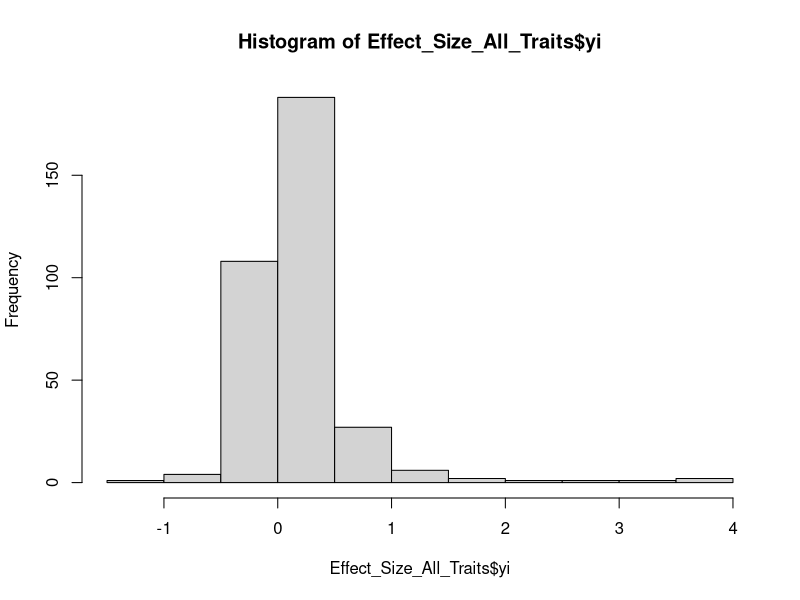
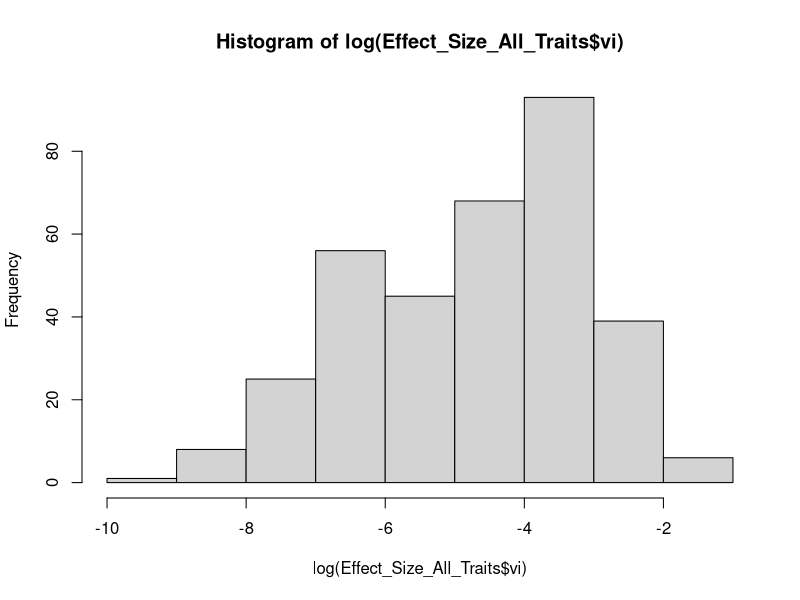
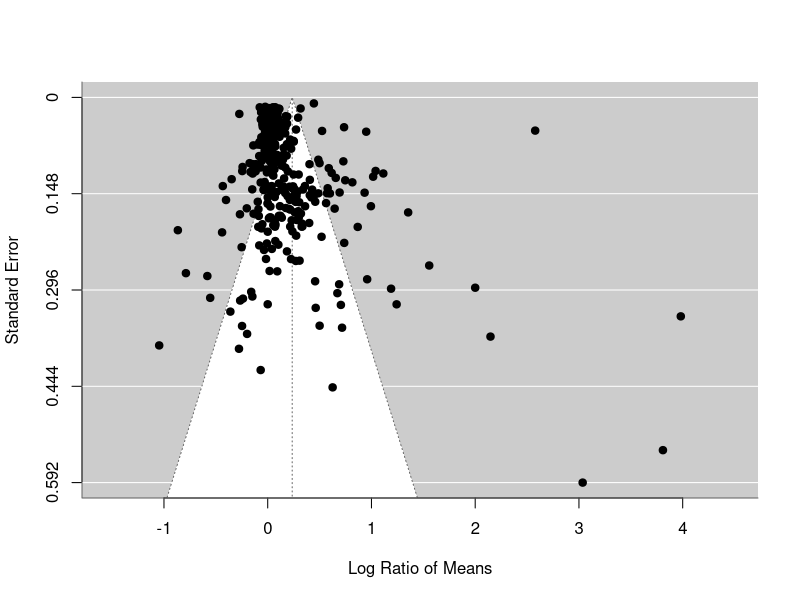
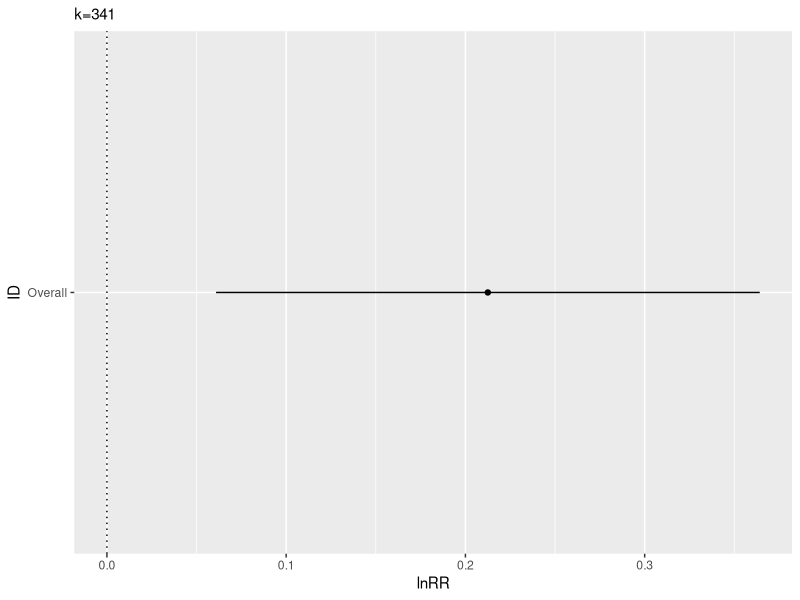
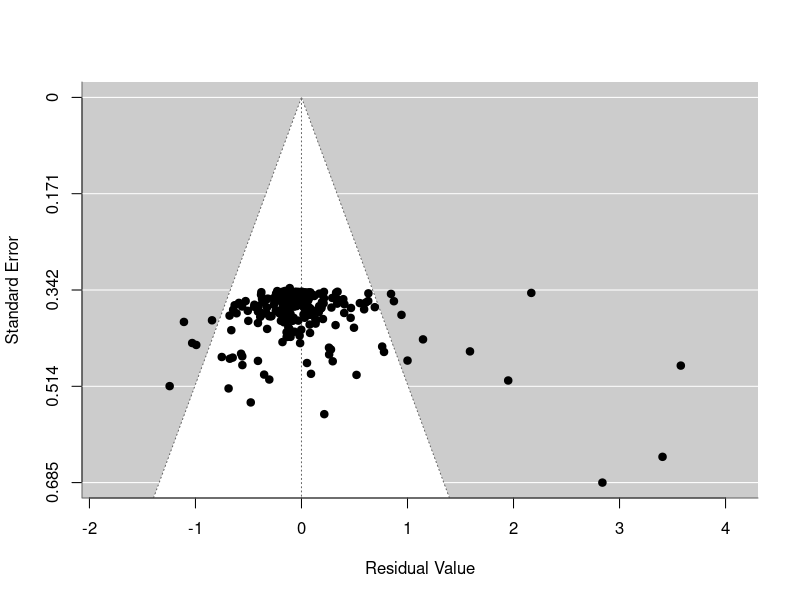
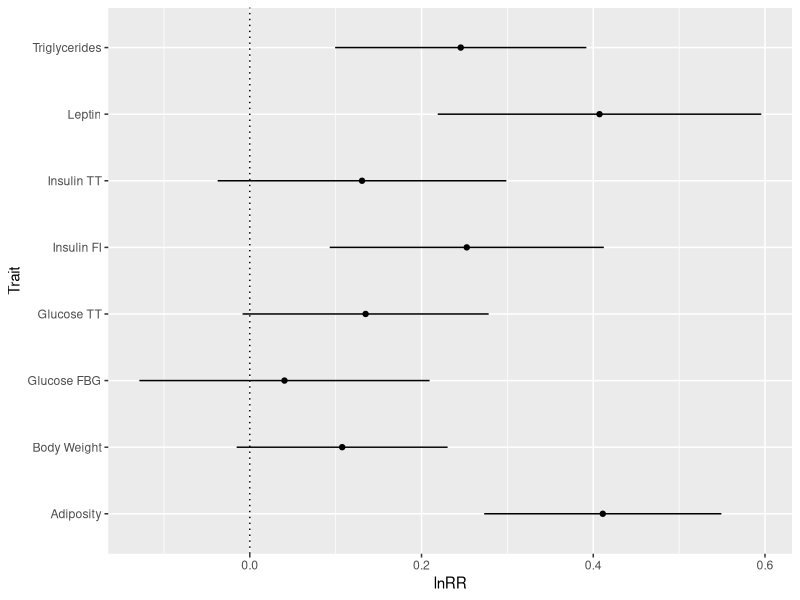
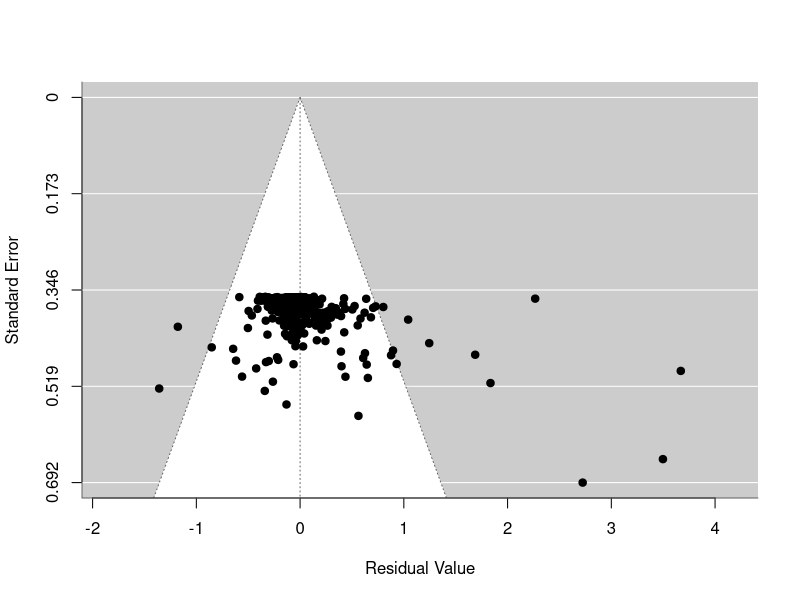
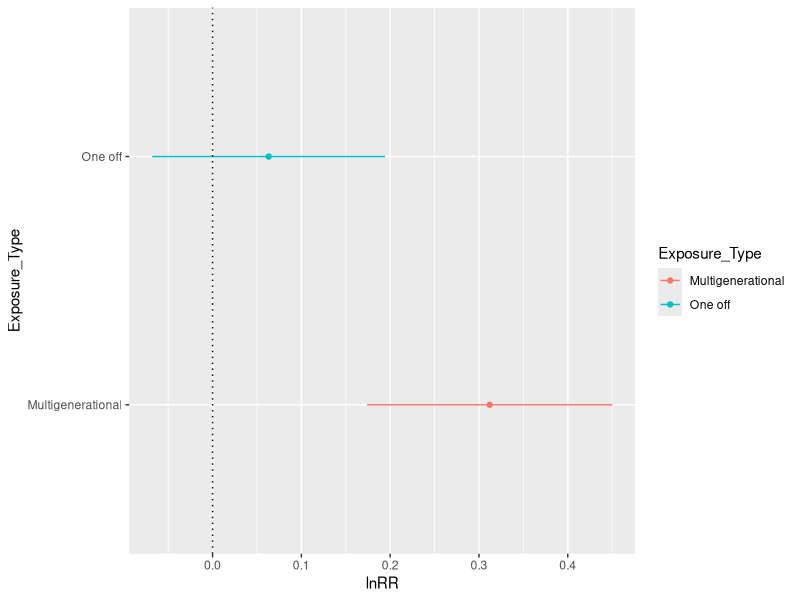

Reproduce these figures in R, in order.
## ---- chunk 1
library(tidyverse)
library(openxlsx)  
library(knitr)
library(metafor)
library(ggplot2)
library(readxl)

#Install miktex and then run this to knit a pdf file
#install.packages('tinytex')
#tinytex::install_tinytex()
## ---- chunk 2


#Import data
ALL_TRAITS <- read_excel("../data/ALL_TRAITS.xlsx")
## ---- chunk 3

Effect_Size_All_Traits <- escalc(measure="ROM", m1i=Mean_Treatment, sd1i=SD_Treatment, n1i=Sample_Size_n_Treatment, m2i=Mean_Control, sd2i=SD_Control, n2i=Sample_Size_n_Control, data=ALL_TRAITS)

hist(Effect_Size_All_Traits$yi)
hist(log(Effect_Size_All_Traits$vi))

#Adding Effect Size ID's
ES_ID <- factor(1:dim(Effect_Size_All_Traits)[1])
Effect_Size_All_Traits$ES_ID <-ES_ID

#Converting into factors

Effect_Size_All_Traits$Trait <- factor(Effect_Size_All_Traits$Trait)
Effect_Size_All_Traits$Exposure_Type <- factor(Effect_Size_All_Traits$Exposure_Type)
Effect_Size_All_Traits$Sex <- factor(Effect_Size_All_Traits$Sex)
Effect_Size_All_Traits$Generation <- factor(Effect_Size_All_Traits$Generation)
Effect_Size_All_Traits$Cohort_ID <- factor(Effect_Size_All_Traits$Cohort_ID)
Effect_Size_All_Traits$Paper_ID <- factor(Effect_Size_All_Traits$Paper_ID)
Effect_Size_All_Traits$Rodent_type <- factor(Effect_Size_All_Traits$Rodent_type)
Effect_Size_All_Traits$F2_Diet_at_measurement <- factor(Effect_Size_All_Traits$F2_Diet_at_measurement)
Effect_Size_All_Traits$Strain <- factor(Effect_Size_All_Traits$Strain)
Effect_Size_All_Traits$F0_Parent_Exposed <- factor(Effect_Size_All_Traits$F0_Parent_Exposed)

Effect_Size_All_Traits$Sex <- gsub("Both ", "Both", Effect_Size_All_Traits$Sex)

#Subsetting by One off and Multigenerational

MG_ALL <- subset(Effect_Size_All_Traits, Effect_Size_All_Traits$Exposure_Type == "Multigenerational")

OF_ALL <- subset(Effect_Size_All_Traits, Effect_Size_All_Traits$Exposure_Type == "One off")

write.csv(Effect_Size_All_Traits, file ="Effect_Size_All_Traits.csv")
## ---- chunk 4
meta1null <- rma.mv(yi, vi, data=Effect_Size_All_Traits, method = 'ML') 

metastudy <- rma.mv(yi, vi,random = ~1|Cohort_ID, data=Effect_Size_All_Traits, method = 'ML') 
anova(meta1null, metastudy)
meta0study <- rma.mv(yi, vi,random = list(~1|Paper_ID, ~1|Cohort_ID), data=Effect_Size_All_Traits, method = 'ML') 
anova(meta1null, meta0study)
meta1study <- rma.mv(yi, vi,random = ~1|Trait, data=Effect_Size_All_Traits, method = 'ML') 
anova(meta1null, meta1study)
metastudy_best <- rma.mv(yi, vi,random = list(~1|Paper_ID,~1|Cohort_ID,~1|Trait), data=Effect_Size_All_Traits, method = 'ML') 
anova(meta0study, metastudy_best)

## ---- chunk 5
#ALL DATA

All_Traits_Analysis_0mods <- rma.mv(yi, vi, random = list(~1|Trait, ~1|Paper_ID,~1|Cohort_ID,~1|ES_ID), data=Effect_Size_All_Traits, method = 'REML')

summary(All_Traits_Analysis_0mods)
funnel(All_Traits_Analysis_0mods)


W <- diag(1/Effect_Size_All_Traits$vi)
X <- model.matrix(All_Traits_Analysis_0mods)
P <- W - W %*% X %*% solve(t(X) %*% W %*% X) %*% t(X) %*% W
I2_overall <- 100 * sum(All_Traits_Analysis_0mods$sigma2) / (sum(All_Traits_Analysis_0mods$sigma2) + (All_Traits_Analysis_0mods$k-All_Traits_Analysis_0mods$p)/sum(diag(P)))
I2_overall

Overall_effect_size <- tibble(
  ID = "Overall", 
  lnRR = c(0.2125),
  ci.lb = c(0.0609),
  ci.ub = c(0.3642),
  k = 241
)

plot_lnRR_overall <- ggplot(Overall_effect_size, aes(x=ID, y=lnRR)) + 
  geom_errorbar(aes(ymin=ci.lb, ymax=ci.ub), width = 0, position = position_dodge(0.3)) +
  geom_point(aes(x = ID, y = lnRR), position = position_dodge(0.3))+
  geom_hline(yintercept = 0, lty = "dotted") +
  labs(x = "ID", y = "lnRR", subtitle = "k=341") +
  coord_flip()
plot_lnRR_overall
## ---- chunk 6

### Meta Regression

#Traits meta-regression
All_Traits_Analysis_traits <- rma.mv(yi, vi, mods= ~Trait-1, random = list(~1|Paper_ID,~1|Cohort_ID,~1|ES_ID), data=Effect_Size_All_Traits, method = 'REML')

summary(All_Traits_Analysis_traits)
funnel(All_Traits_Analysis_traits)
k_traits <- Effect_Size_All_Traits %>% group_by(Trait) %>% count()
k_traits

Traits_overall_lnRR <- tibble(
  Trait = c("Adiposity", "Body Weight","Glucose FBG", "Glucose TT", "Insulin FI","Insulin TT", "Leptin", "Triglycerides"), 
  lnRR = c(0.4111,0.1076,0.0404,0.1349,0.2527,0.1307,0.4073,0.2457),
  ci.lb = c(0.2730,-0.0153,-0.1286,-0.0084,0.0931,-0.0374,0.2189,0.0994),
  ci.ub = c(0.5492,0.2304,0.2094,0.2782,0.4123,0.2988,0.5957,0.3920),
  k = c(k_traits$n[1],k_traits$n[2],k_traits$n[3],k_traits$n[4],k_traits$n[5],k_traits$n[6],k_traits$n[7],k_traits$n[8])
)
Traits_overall_lnRR

plot_lnRR_overall_traits <- ggplot(Traits_overall_lnRR, aes(x=Trait, y=lnRR)) + 
  geom_errorbar(aes(ymin=ci.lb, ymax=ci.ub), width = 0, position = position_dodge(0.3)) +
  geom_point(aes(x = Trait, y = lnRR), position = position_dodge(0.3))+
  geom_hline(yintercept = 0, lty = "dotted") +
  labs(x = "Trait", y = "lnRR") +
  coord_flip()
plot_lnRR_overall_traits

#Exposure type meta-regression
All_Traits_Analysis_Exp <- rma.mv(yi, vi, mods= ~Exposure_Type-1, random = list(~1|Paper_ID,~1|Cohort_ID,~1|ES_ID), data=Effect_Size_All_Traits, method = 'REML')

summary(All_Traits_Analysis_Exp)
funnel(All_Traits_Analysis_Exp)
k_exp <- Effect_Size_All_Traits %>% group_by(Exposure_Type) %>% count()
k_exp

Overall_Exp_meta_lnRR <- tibble(
  Exposure_Type = c("Multigenerational", "One off"), 
  lnRR = c(0.3121,0.0632),
  ci.lb = c(0.1740,-0.0679),
  ci.ub = c(0.4502,0.1943),
  k = c(k_exp$n[1],k_exp$n[2])
)
Overall_Exp_meta_lnRR

plot_lnRR_overall_expmeta <- ggplot(Overall_Exp_meta_lnRR, aes(x=Exposure_Type, y=lnRR, colour=Exposure_Type)) + 
  geom_errorbar(aes(ymin=ci.lb, ymax=ci.ub), width = 0, position = position_dodge(0.3)) +
  geom_point(aes(x = Exposure_Type, y = lnRR), position = position_dodge(0.3))+
  geom_hline(yintercept = 0, lty = "dotted") +
  labs(x = "Exposure_Type", y = "lnRR") +
  coord_flip()
plot_lnRR_overall_expmeta
## ---- chunk 7
All_Data_Analysis_f0 <- rma.mv(yi, vi, mods = ~F0_Parent_Exposed-1, random = list(~1|Trait, ~1|Paper_ID,~1|Cohort_ID,~1|ES_ID), data=Effect_Size_All_Traits, method = 'REML')

summary(All_Data_Analysis_f0)

k_All_Data_Analysis_f0 <- Effect_Size_All_Traits %>% group_by(F0_Parent_Exposed) %>% count()
k_All_Data_Analysis_f0

All_Data_Analysis_sex <- rma.mv(yi, vi, mods = ~Sex-1, random = list(~1|Trait, ~1|Paper_ID,~1|Cohort_ID,~1|ES_ID), data=Effect_Size_All_Traits, method = 'REML')

summary(All_Data_Analysis_sex)

Overall_effects_not_split_f0_sex <- tibble(
  ID = c("Both F0", "F0 Female", "F0 Male", "Both Sexes Grand Offspring", "Female Grand Offspring", "Male Grand Offspring"),
  lnRR = c(All_Data_Analysis_f0$b[1],All_Data_Analysis_f0$b[2],All_Data_Analysis_f0$b[3],All_Data_Analysis_sex$b[1],All_Data_Analysis_sex$b[2],All_Data_Analysis_sex$b[3]),
  ci.lb = c(All_Data_Analysis_f0$ci.lb[1],All_Data_Analysis_f0$ci.lb[2],All_Data_Analysis_f0$ci.lb[3],All_Data_Analysis_sex$ci.lb[1],All_Data_Analysis_sex$ci.lb[2],All_Data_Analysis_sex$ci.lb[3]),
  ci.ub = c(All_Data_Analysis_f0$ci.ub[1],All_Data_Analysis_f0$ci.ub[2],All_Data_Analysis_f0$ci.ub[3],All_Data_Analysis_sex$ci.ub[1],All_Data_Analysis_sex$ci.ub[2],All_Data_Analysis_sex$ci.ub[3])
)


plot_lnRR_overall_mods_f0_sex <- ggplot(Overall_effects_not_split_f0_sex, aes(x=ID, y=lnRR))+ 
  geom_errorbar(aes(ymin=ci.lb, ymax=ci.ub), width = 0, position = position_dodge(0.3)) +
  geom_point(aes(x = ID, y = lnRR), position = position_dodge(0.3))+
  geom_hline(yintercept = 0, lty = "dotted") +
  labs(x = "ID", y = "lnRR") +
  coord_flip()
 
plot_lnRR_overall_mods_f0_sex
## ---- chunk 8

#Overall analysis split by exposure type
All_Data_Analysis_MG <- rma.mv(yi, vi, random = list(~1|Trait, ~1|Paper_ID,~1|Cohort_ID,~1|ES_ID), data=MG_ALL, method = 'REML')

summary(All_Data_Analysis_MG)
funnel(All_Data_Analysis_MG)

All_Data_Analysis_OF <- rma.mv(yi, vi, random = list(~1|Trait, ~1|Paper_ID,~1|Cohort_ID,~1|ES_ID), data=OF_ALL, method = 'REML')

summary(All_Data_Analysis_OF)
funnel(All_Data_Analysis_OF)

Overall_Exp_lnRR <- tibble(
  Exposure_Type = c("Multigenerational", "One off"), 
  lnRR = c(0.4537,0.0662),
  ci.lb = c(0.1428,0.0199),
  ci.ub = c(0.7646,0.1126),
  k = c(118,223)
)
Overall_Exp_lnRR

plot_lnRR_overall_exp <- ggplot(Overall_Exp_lnRR, aes(x=Exposure_Type, y=lnRR, colour=Exposure_Type)) + 
  geom_errorbar(aes(ymin=ci.lb, ymax=ci.ub), width = 0, position = position_dodge(0.3)) +
  geom_point(aes(x = Exposure_Type, y = lnRR), position = position_dodge(0.3))+
  geom_hline(yintercept = 0, lty = "dotted") +
  labs(x = "Exposure_Type", y = "lnRR") +
  coord_flip()
plot_lnRR_overall_exp

#Overall analysis with moderators (by exposure type)
Traits_Analysis_MG <- rma.mv(yi, vi, mods = ~Trait-1, random = list( ~1|Paper_ID,~1|Cohort_ID,~1|ES_ID), data=MG_ALL, method = 'REML')

summary(Traits_Analysis_MG)
k_traits_MG <- MG_ALL %>% group_by(Trait) %>% count()
k_traits_MG

Traits_Analysis_OF <- rma.mv(yi, vi, mods = ~Trait-1, random = list( ~1|Paper_ID,~1|Cohort_ID,~1|ES_ID), data=OF_ALL, method = 'REML')

summary(Traits_Analysis_OF)
k_traits_OF <- OF_ALL %>% group_by(Trait) %>% count()
k_traits_OF

Traits_analysis_Exp <- tibble(
  Exposure_Type = c("Multigenerational","Multigenerational","Multigenerational","Multigenerational","Multigenerational","Multigenerational","Multigenerational","Multigenerational","One off","One off","One off","One off","One off","One off","One off","One off" ),
  Trait = c("Adiposity", "Body Weight", "Glucose_FBG","Glucose_TT", "Insulin_FI", "Insulin_TT","Leptin", "Triglycerides","Adiposity", "Body Weight", "Glucose_FBG","Glucose_TT", "Insulin_FI", "Insulin_TT","Leptin", "Triglycerides"),
  lnRR = c(0.8702,0.1825,0.1332,0.2208,0.6425,0.2695,0.9215,0.4817,0.1162,0.0223,0.0788,0.0220,0.0942,-0.0244,0.1597,0.1124),
  ci.lb = c(0.5933,-0.0544,-0.1833,-0.0927,0.2708,-0.0557,0.5666,0.1352,0.0575,-0.0058,-0.0056,-0.0256,0.0176,-0.1027,0.0443,0.0602),
  ci.ub = c(1.1470,0.4195,0.4497,0.5343,1.0142,0.5947,1.2763,0.8282,0.1749,0.0504,0.1633,0.0697,0.1707,0.0538,0.2751,0.1645),
  k = c(k_traits_MG$n[1],k_traits_MG$n[2],k_traits_MG$n[3],k_traits_MG$n[4],k_traits_MG$n[5],k_traits_MG$n[6],k_traits_MG$n[7],k_traits_MG$n[8],k_traits_OF$n[1],k_traits_OF$n[2],k_traits_OF$n[3],k_traits_OF$n[4],k_traits_OF$n[5],k_traits_OF$n[6],k_traits_OF$n[7],k_traits_OF$n[8])
)

plot_lnRR_overall_trait_exp <- ggplot(Traits_analysis_Exp, aes(x=Trait, y=lnRR, colour=Exposure_Type)) + 
  geom_errorbar(aes(ymin=ci.lb, ymax=ci.ub), width = 0, position = position_dodge(0.3)) +
  geom_point(aes(x = Trait, y = lnRR), position = position_dodge(0.3))+
  geom_hline(yintercept = 0, lty = "dotted") +
  labs(x = "Exposure_Type", y = "lnRR") +
  coord_flip()
plot_lnRR_overall_trait_exp

#F0 and offspring sex analysis
All_Traits_Analysis_0mods_MG_f0 <- rma.mv(yi, vi, mods = ~F0_Parent_Exposed-1, random = list(~1|Trait, ~1|Paper_ID,~1|Cohort_ID,~1|ES_ID), data=MG_ALL, method = 'REML')

summary(All_Traits_Analysis_0mods_MG_f0)
funnel(All_Traits_Analysis_0mods_MG_f0)


All_Traits_Analysis_0mods_OF_f0 <- rma.mv(yi, vi, mods = ~F0_Parent_Exposed-1, random = list(~1|Trait, ~1|Paper_ID,~1|Cohort_ID,~1|ES_ID), data=OF_ALL, method = 'REML')

summary(All_Traits_Analysis_0mods_OF_f0)
funnel(All_Traits_Analysis_0mods_OF_f0)

All_Traits_Analysis_0mods_MG_sex <- rma.mv(yi, vi, mods = ~Sex-1, random = list(~1|Trait, ~1|Paper_ID,~1|Cohort_ID,~1|ES_ID), data=MG_ALL, method = 'REML')

summary(All_Traits_Analysis_0mods_MG_sex)
funnel(All_Traits_Analysis_0mods_MG_sex)


All_Traits_Analysis_0mods_OF_sex <- rma.mv(yi, vi, mods = ~Sex-1, random = list(~1|Trait, ~1|Paper_ID,~1|Cohort_ID,~1|ES_ID), data=OF_ALL, method = 'REML')

summary(All_Traits_Analysis_0mods_OF_sex)
funnel(All_Traits_Analysis_0mods_OF_sex)

Overall_Exp_mods_lnRR <- tibble(
  Exposure_Type = c("Multigenerational","Multigenerational", "One off", "One off", "One off", "Multigenerational", "Multigenerational","Multigenerational", "One off","One off","One off" ),
  mod = c("F0 Female","F0 Male", "F0 Both", "F0 Female", "F0 Male","Both Offspring Sex","Female Offspring", "Male Offspring", "Both Offspring Sex","Female Offspring", "Male Offspring"),
  lnRR = c(0.4796,0.3166,0.1833,0.0699,0.0435,0.5219,0.4147,0.4395,-0.3662,0.0645,0.0772),
  ci.lb = c(0.1444,-0.3067,0.0845,0.0212,-0.0189,0.0303,0.0600,0.0814,-0.6458,0.0179,0.0317),
  ci.ub = c(0.8148,0.9400,0.2820,0.1187,0.1059,1.0136,0.7695,0.7975,-0.0866,0.111,0.1226)
)

plot_lnRR_overall_mods_exp <- ggplot(Overall_Exp_mods_lnRR, aes(x=mod, y=lnRR, colour=Exposure_Type))+ 
  geom_errorbar(aes(ymin=ci.lb, ymax=ci.ub), width = 0, position = position_dodge(0.3)) +
  geom_point(aes(x = mod, y = lnRR), position = position_dodge(0.3))+
  geom_hline(yintercept = 0, lty = "dotted") +
  labs(x = "mod", y = "lnRR") +
  coord_flip()
 
plot_lnRR_overall_mods_exp

## ---- chunk 9

Effect_Size_All_Traits_lnCVR <- escalc(measure="CVR", m1i=Mean_Treatment, sd1i=SD_Treatment, n1i=Sample_Size_n_Treatment, m2i=Mean_Control, sd2i=SD_Control, n2i=Sample_Size_n_Control, data=ALL_TRAITS)

#Adding Effect Size ID's
ES_ID <- factor(1:dim(Effect_Size_All_Traits_lnCVR)[1])
Effect_Size_All_Traits_lnCVR$ES_ID <-ES_ID

#Converting into factors

Effect_Size_All_Traits_lnCVR$Trait <- factor(Effect_Size_All_Traits_lnCVR$Trait)
Effect_Size_All_Traits_lnCVR$Exposure_Type <- factor(Effect_Size_All_Traits_lnCVR$Exposure_Type)
Effect_Size_All_Traits_lnCVR$Sex <- factor(Effect_Size_All_Traits_lnCVR$Sex)
Effect_Size_All_Traits_lnCVR$Generation <- factor(Effect_Size_All_Traits_lnCVR$Generation)
Effect_Size_All_Traits_lnCVR$Cohort_ID <- factor(Effect_Size_All_Traits_lnCVR$Cohort_ID)
Effect_Size_All_Traits_lnCVR$Paper_ID <- factor(Effect_Size_All_Traits_lnCVR$Paper_ID)
Effect_Size_All_Traits_lnCVR$Rodent_type <- factor(Effect_Size_All_Traits_lnCVR$Rodent_type)
Effect_Size_All_Traits_lnCVR$F2_Diet_at_measurement <- factor(Effect_Size_All_Traits_lnCVR$F2_Diet_at_measurement)
Effect_Size_All_Traits_lnCVR$Strain <- factor(Effect_Size_All_Traits_lnCVR$Strain)
Effect_Size_All_Traits_lnCVR$F0_Parent_Exposed <- factor(Effect_Size_All_Traits_lnCVR$F0_Parent_Exposed)

Effect_Size_All_Traits_lnCVR$Sex <- gsub("Both ", "Both", Effect_Size_All_Traits_lnCVR$Sex)

#Subsetting into MG and OF
MG_ALL_lnCVR <- subset(Effect_Size_All_Traits_lnCVR, Effect_Size_All_Traits_lnCVR$Exposure_Type == "Multigenerational")

OF_ALL_lnCVR <- subset(Effect_Size_All_Traits_lnCVR, Effect_Size_All_Traits_lnCVR$Exposure_Type == "One off")

## ---- chunk 10
#Modelling entire dataset with no moderators

All_Traits_Analysis_0mods_lnCVR <- rma.mv(yi, vi, random = list(~1|Trait, ~1|Paper_ID,~1|Cohort_ID,~1|ES_ID), data=Effect_Size_All_Traits_lnCVR, method = 'REML')

summary(All_Traits_Analysis_0mods_lnCVR)
funnel(All_Traits_Analysis_0mods_lnCVR)

Overall_lnCVR <- tibble(
  ID = "Overall", 
  lnCVR = c(-0.0579),
  ci.lb = c(-0.1961),
  ci.ub = c(0.0804)
)
Overall_lnCVR

plot_lnRR_overall_lnCVR <- ggplot(Overall_lnCVR, aes(x=ID, y=lnCVR)) + 
  geom_errorbar(aes(ymin=ci.lb, ymax=ci.ub), width = 0, position = position_dodge(0.3)) +
  geom_point(aes(x = ID, y = lnCVR), position = position_dodge(0.3))+
  geom_hline(yintercept = 0, lty = "dotted") +
  labs(x = "ID", y = "lnCVR") +
  coord_flip()
plot_lnRR_overall_lnCVR
## ---- chunk 11



All_Traits_Analysis_traits_lnCVR <- rma.mv(yi, vi, mods= ~Trait-1, random = list(~1|Paper_ID,~1|Cohort_ID,~1|ES_ID), data=Effect_Size_All_Traits_lnCVR, method = 'REML')

summary(All_Traits_Analysis_traits_lnCVR)
funnel(All_Traits_Analysis_traits_lnCVR)

Traits_overall_lnCVR <- tibble(
  Trait = c("Adiposity", "Body Weight","Glucose", "Insulin", "Leptin", "Triglycerides"), 
  lnCVR = c(-0.0107,0.0261,0.0143,-0.1468,0.0245,-0.0817),
  ci.lb = c(-0.1557,-0.0742,-0.1343,-0.3042,-0.2159,-0.2524),
  ci.ub = c(0.1343,0.1264,0.1629,0.0106,0.2648,0.0891)
)
Traits_overall_lnCVR

plot_lnRR_overall_traits_lnCVR <- ggplot(Traits_overall_lnCVR, aes(x=Trait, y=lnCVR, colour = Trait)) + 
  geom_errorbar(aes(ymin=ci.lb, ymax=ci.ub), width = 0, position = position_dodge(0.3)) +
  geom_point(aes(x = Trait, y = lnCVR), position = position_dodge(0.3))+
  geom_hline(yintercept = 0, lty = "dotted") +
  labs(x = "Trait", y = "lnCVR") +
  coord_flip()
plot_lnRR_overall_traits_lnCVR
## ---- chunk 12

All_Data_Analysis_0mods_MG_lnCVR <- rma.mv(yi, vi, random = list(~1|Trait, ~1|Paper_ID,~1|Cohort_ID,~1|ES_ID), data=MG_ALL_lnCVR, method = 'REML')

summary(All_Data_Analysis_0mods_MG_lnCVR)
funnel(All_Data_Analysis_0mods_MG_lnCVR)

All_Data_Analysis_0mods_OF_lnCVR <- rma.mv(yi, vi, random = list(~1|Trait, ~1|Paper_ID,~1|Cohort_ID,~1|ES_ID), data=OF_ALL_lnCVR, method = 'REML')

summary(All_Data_Analysis_0mods_OF_lnCVR)
funnel(All_Data_Analysis_0mods_OF_lnCVR)

Exp_overall_lnCVR <- tibble(
  Exposure_Type = c("Multigenerational", "One off"), 
  lnCVR = c(-0.1366,-0.1366),
  ci.lb = c(-0.3394,-0.3394),
  ci.ub = c(0.0662,0.0662)
)
Exp_overall_lnCVR

plot_lnRR_overall_exp_lnCVR <- ggplot(Exp_overall_lnCVR, aes(x=Exposure_Type, y=lnCVR, colour = Exposure_Type)) + 
  geom_errorbar(aes(ymin=ci.lb, ymax=ci.ub), width = 0, position = position_dodge(0.3)) +
  geom_point(aes(x = Exposure_Type, y = lnCVR), position = position_dodge(0.3))+
  geom_hline(yintercept = 0, lty = "dotted") +
  labs(x = "Exposure_Type", y = "lnCVR") +
  coord_flip()
plot_lnRR_overall_exp_lnCVR

## ---- chunk 13


All_Traits_Analysis_MG_lnCVR <- rma.mv(yi, vi, mods= ~Trait-1, random = list(~1|Paper_ID,~1|Cohort_ID,~1|ES_ID), data=MG_ALL_lnCVR, method = 'REML')

summary(All_Traits_Analysis_MG_lnCVR)
funnel(All_Traits_Analysis_MG_lnCVR)

All_Traits_Analysis_OF_lnCVR <- rma.mv(yi, vi, mods= ~Trait-1, random = list(~1|Paper_ID,~1|Cohort_ID,~1|ES_ID), data=OF_ALL_lnCVR, method = 'REML')

summary(All_Traits_Analysis_OF_lnCVR)
funnel(All_Traits_Analysis_OF_lnCVR)

Traits_analysis_Exp_lnCVR <- tibble(
  Exposure_Type = c("Multigenerational","Multigenerational","Multigenerational","Multigenerational","Multigenerational","Multigenerational","Multigenerational","Multigenerational","One off","One off","One off","One off","One off","One off","One off","One off" ),
  Trait = c("Adiposity", "Body Weight", "Glucose_FBG","Glucose_TT", "Insulin_FI", "Insulin_TT","Leptin", "Triglycerides","Adiposity", "Body Weight", "Glucose_FBG","Glucose_TT", "Insulin_FI", "Insulin_TT","Leptin", "Triglycerides"),
  lnRR = c(-0.1021,0.1770,-0.3227,0.0195,-0.4823,0.2532,-0.387,-0.4652,-0.0602,-0.0451,0.1298,0.1545,-0.3959,0.2375,0.1847,-0.0098),
  ci.lb = c(-0.3570,0.0422,-0.6840,-0.3920,-0.9048,-0.1541,-0.8007,-0.8806,-0.2606,-0.1821,-0.3384,-0.0966,-0.6562,-0.1203,-0.2548,-0.2398),
  ci.ub = c(0.1528,0.3118,0.0386,0.4310,-0.0597,0.6604,0.0266,-0.0499,0.1402,0.0919,0.5981,0.4056,-0.1357,0.5953,0.6242,0.2202),
  k = c(k_traits_MG$n[1],k_traits_MG$n[2],k_traits_MG$n[3],k_traits_MG$n[4],k_traits_MG$n[5],k_traits_MG$n[6],k_traits_MG$n[7],k_traits_MG$n[8],k_traits_OF$n[1],k_traits_OF$n[2],k_traits_OF$n[3],k_traits_OF$n[4],k_traits_OF$n[5],k_traits_OF$n[6],k_traits_OF$n[7],k_traits_OF$n[8])
)

plot_lnRR_overall_trait_exp_lnCVR <- ggplot(Traits_analysis_Exp_lnCVR, aes(x=Trait, y=lnRR, colour=Exposure_Type)) + 
  geom_errorbar(aes(ymin=ci.lb, ymax=ci.ub), width = 0, position = position_dodge(0.3)) +
  geom_point(aes(x = Trait, y = lnRR), position = position_dodge(0.3))+
  geom_hline(yintercept = 0, lty = "dotted") +
  labs(x = "Exposure_Type", y = "lnRR") +
  coord_flip()
plot_lnRR_overall_trait_exp_lnCVR

## ---- chunk 14


All_Traits_Analysis_lnCVR_MG_f0 <- rma.mv(yi, vi, mods = ~F0_Parent_Exposed-1, random = list(~1|Trait, ~1|Paper_ID,~1|Cohort_ID,~1|ES_ID), data=MG_ALL_lnCVR, method = 'REML')

summary(All_Traits_Analysis_lnCVR_MG_f0)
funnel(All_Traits_Analysis_lnCVR_MG_f0)


All_Traits_Analysis_lnCVR_OF_f0 <- rma.mv(yi, vi, mods = ~F0_Parent_Exposed-1, random = list(~1|Trait, ~1|Paper_ID,~1|Cohort_ID,~1|ES_ID), data=OF_ALL_lnCVR, method = 'REML')

summary(All_Traits_Analysis_lnCVR_OF_f0)
funnel(All_Traits_Analysis_lnCVR_OF_f0)

All_Traits_Analysis_lnCVR_MG_sex <- rma.mv(yi, vi, mods = ~Sex-1, random = list(~1|Trait, ~1|Paper_ID,~1|Cohort_ID,~1|ES_ID), data=MG_ALL_lnCVR, method = 'REML')

summary(All_Traits_Analysis_lnCVR_MG_sex)
funnel(All_Traits_Analysis_lnCVR_MG_sex)


All_Traits_Analysis_lnCVR_OF_sex <- rma.mv(yi, vi, mods = ~Sex-1, random = list(~1|Trait, ~1|Paper_ID,~1|Cohort_ID,~1|ES_ID), data=OF_ALL_lnCVR, method = 'REML')

summary(All_Traits_Analysis_lnCVR_OF_sex)
funnel(All_Traits_Analysis_lnCVR_OF_sex)

Overall_Exp_mods_lnCVR <- tibble(
  Exposure_Type = c("Multigenerational","Multigenerational", "One off", "One off", "One off", "Multigenerational", "Multigenerational","Multigenerational", "One off","One off","One off" ),
  mod = c("F0 Female","F0 Male", "F0 Both", "F0 Female", "F0 Male","Both Offspring Sex","Female Offspring", "Male Offspring", "Both Offspring Sex","Female Offspring", "Male Offspring"),
  lnCVR = c(-0.1175,-0.1728,-0.0418,-0.0011,-0.0329,-0.0204,-0.0522,-0.2292,-0.3737,-0.0034,0.0073),
  ci.lb = c(-0.3294,-0.4247,-0.5383,-0.1806,-0.2872,-0.3612,-0.2875,-0.4567,-1.1772,-0.1879,-0.1742),
  ci.ub = c(0.0944,0.0791,0.4547,0.1784,0.2215,0.3205,0.1832,-0.0017,0.4298,0.1812,0.1889)
)

plot_lnCVR_overall_mods_exp <- ggplot(Overall_Exp_mods_lnCVR, aes(x=mod, y=lnCVR, colour=Exposure_Type))+ 
  geom_errorbar(aes(ymin=ci.lb, ymax=ci.ub), width = 0, position = position_dodge(0.3)) +
  geom_point(aes(x = mod, y = lnCVR), position = position_dodge(0.3))+
  geom_hline(yintercept = 0, lty = "dotted") +
  labs(x = "mod", y = "lnCVR") +
  coord_flip()
 
plot_lnCVR_overall_mods_exp
